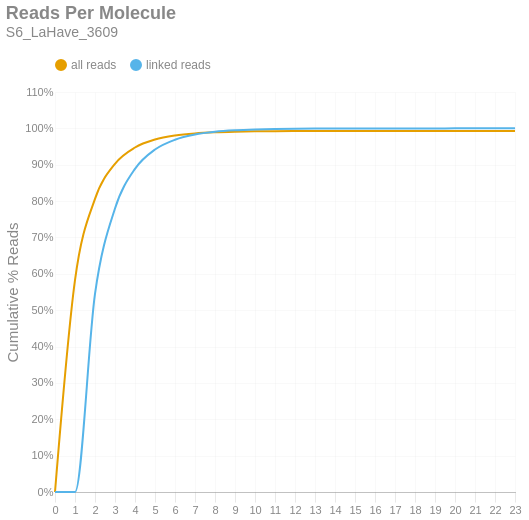

Here is the notebook cell this chart was saved with:
### Markdown cell above
### Reads per Molecule
This chart shows the cumulative distribution of the number of reads per linked molecule. That is, how many alignments are associated with a unique molecule. This excludes the number of reads associated with invalid or absent linked-read barcodes. The `linked` histogram is the percentages recalculated when disregarding singletons.

### Code cell
if SKIPLR:
    print_html(f"Skipped")
else:
    counts = np.bincount(valids['reads'].cast(pl.Int64).to_numpy())
    weighted = counts * np.arange(len(counts))
    all_perc = weighted / n_reads
    linked_perc = weighted / n_linked_reads
    linked_perc[1] = 0
    binned_df = pl.DataFrame({
        'readsper': list(range(len(counts))),
        'all reads (cumsum)': np.cumsum(all_perc).tolist(),
        'linked reads (cumsum)': np.cumsum(linked_perc).tolist(),
    })

    with SafeRender(binned_df):
        (
            density_plot(binned_df, 'Reads Per Molecule', samplename, 'readspmol')
            .encode(
                x=alt.X('readsper:O', title=None).axis(labelAngle=0).scale(padding=0),
                y=alt.Y('value:Q', title='Cumulative % Reads').axis(format='%').stack(False),
                color=alt.Color("key:N").scale(domain=["all reads", "linked reads"]),
                tooltip=[
                    alt.Tooltip("key:N", title="Data Type"),
                    alt.Tooltip("readsper:O", title="Reads Per Molecule"),
                    alt.Tooltip("value:Q", format=".2%", title="% Reads (Cum.)")
                ]            
            )
        ).display()

### Figure 1 — Vega-Lite specification as saved in the notebook (floating-point values rounded to 4 significant figures)
{"width": "container", "height": 400, "config": {"title": {"anchor": "start", "dy": -15, "fontSize": 18, "color": "#888888", "subtitleColor": "#888888", "subtitleFontSize": 14}, "arc": {"fill": "#0072B2"}, "axis": {"domainColor": "#888888", "domainWidth": 0.5, "gridWidth": 0.2, "grid": false, "titleFontWeight": 400, "titleFontSize": 15, "labelFontSize": 11, "labelColor": "#888888", "tickColor": "#888888", "tickWidth": 0.2, "titleColor": "#888888"}, "axisBand": {"grid": false}, "axisX": {"grid": true, "tickSize": 10, "domainCap": "round"}, "axisY": {"domain": false, "grid": true, "tickSize": 0, "domainCap": "round"}, "background": "transparent", "header": {"labelFontSize": 15, "labelColor": "#888888", "titleFontSize": 15, "titleFontWeight": 600, "titleColor": "#888888"}, "legend": {"labelFont": "sans-serif", "labelFontSize": 12, "labelColor": "#888888", "symbolSize": 100, "symbolType": "circle", "titleFontSize": 12, "titlePadding": 10, "titleColor": "#888888", "title": null, "orient": "top"}, "range": {"category": ["#E69F00", "#56B4E9", "#009E73", "#F0E442", "#0072B2", "#D55E00", "#CC79A7", "#000000"], "diverging": ["#cfe8f3", "#a2d4ec", "#73bfe2", "#46abdb", "#1696d2", "#12719e"]}, "area": {"fill": "#0072B2", "fillOpacity": 0.7, "line": true, "strokeOpacity": 0.7}, "line": {"color": "#0072B2", "stroke": "#0072B2", "strokeWidth": 2}, "trail": {"color": "#0072B2", "stroke": "#0072B2", "strokeWidth": 0, "size": 1}, "point": {"filled": true, "fillOpacity": 1.0, "size": 95}, "text": {"color": "#888888", "fontSize": 11, "align": "right", "fontWeight": 400, "size": 11}, "bar": {"fill": "#0072B2", "stroke": null}, "view": {"stroke": null, "continuousWidth": 660, "continuousHeight": 400}}, "data": {"name": "data-e78f56125036504d0ab011976ddcec60"}, "mark": {"type": "line", "interpolate": "monotone", "point": {"opacity": 0, "size": 275}}, "encoding": {"color": {"field": "key", "scale": {"domain": ["all reads", "linked reads"]}, "type": "nominal"}, "tooltip": [{"field": "key", "title": "Data Type", "type": "nominal"}, {"field": "readsper", "title": "Reads Per Molecule", "type": "ordinal"}, {"field": "value", "format": ".2%", "title": "% Reads (Cum.)", "type": "quantitative"}], "x": {"axis": {"labelAngle": 0}, "field": "readsper", "scale": {"padding": 0}, "title": null, "type": "ordinal"}, "y": {"axis": {"format": "%"}, "field": "value", "stack": false, "title": "Cumulative % Reads", "type": "quantitative"}}, "params": [{"name": "param_c36ac31b6afebe62", "select": {"type": "point", "fields": ["key"]}, "bind": "legend"}], "title": {"text": "Reads Per Molecule", "subtitle": "S6_LaHave_3609"}, "transform": [{"fold": ["all reads (cumsum)", "linked reads (cumsum)"]}, {"calculate": "replace(datum.key, ' (cumsum)', '')", "as": "key"}, {"filter": {"param": "param_c36ac31b6afebe62"}}], "usermeta": {"embedOptions": {"downloadFileName": "S6_LaHave_3609.readspmol"}}, "$schema": "https://vega.github.io/schema/vega-lite/v6.1.0.json", "datasets": {"data-e78f56125036504d0ab011976ddcec60": [{"readsper": 0, "all reads (cumsum)": 0.0, "linked reads (cumsum)": 0.0}, {"readsper": 1, "all reads (cumsum)": 0.5826, "linked reads (cumsum)": 0.0}, {"readsper": 2, "all reads (cumsum)": 0.8062, "linked reads (cumsum)": 0.5446}, {"readsper": 3, "all reads (cumsum)": 0.9026, "linked reads (cumsum)": 0.7796}, {"readsper": 4, "all reads (cumsum)": 0.9474, "linked reads (cumsum)": 0.8887}, {"readsper": 5, "all reads (cumsum)": 0.9692, "linked reads (cumsum)": 0.9418}, {"readsper": 6, "all reads (cumsum)": 0.9803, "linked reads (cumsum)": 0.9688}, {"readsper": 7, "all reads (cumsum)": 0.9862, "linked reads (cumsum)": 0.9831}, {"readsper": 8, "all reads (cumsum)": 0.9892, "linked reads (cumsum)": 0.9906}, {"readsper": 9, "all reads (cumsum)": 0.9909, "linked reads (cumsum)": 0.9946}, {"readsper": 10, "all reads (cumsum)": 0.9918, "linked reads (cumsum)": 0.9969}, {"readsper": 11, "all reads (cumsum)": 0.9923, "linked reads (cumsum)": 0.9982}, {"readsper": 12, "all reads (cumsum)": 0.9926, "linked reads (cumsum)": 0.9989}, {"readsper": 13, "all reads (cumsum)": 0.9928, "linked reads (cumsum)": 0.9994}, {"readsper": 14, "all reads (cumsum)": 0.9929, "linked reads (cumsum)": 0.9996}, {"readsper": 15, "all reads (cumsum)": 0.993, "linked reads (cumsum)": 0.9998}, {"readsper": 16, "all reads (cumsum)": 0.993, "linked reads (cumsum)": 0.9999}, {"readsper": 17, "all reads (cumsum)": 0.993, "linked reads (cumsum)": 0.9999}, {"readsper": 18, "all reads (cumsum)": 0.9931, "linked reads (cumsum)": 0.9999}, {"readsper": 19, "all reads (cumsum)": 0.9931, "linked reads (cumsum)": 1.0}, {"readsper": 20, "all reads (cumsum)": 0.9931, "linked reads (cumsum)": 1.0}, {"readsper": 21, "all reads (cumsum)": 0.9931, "linked reads (cumsum)": 1.0}, {"readsper": 22, "all reads (cumsum)": 0.9931, "linked reads (cumsum)": 1.0}, {"readsper": 23, "all reads (cumsum)": 0.9931, "linked reads (cumsum)": 1.0}]}}
